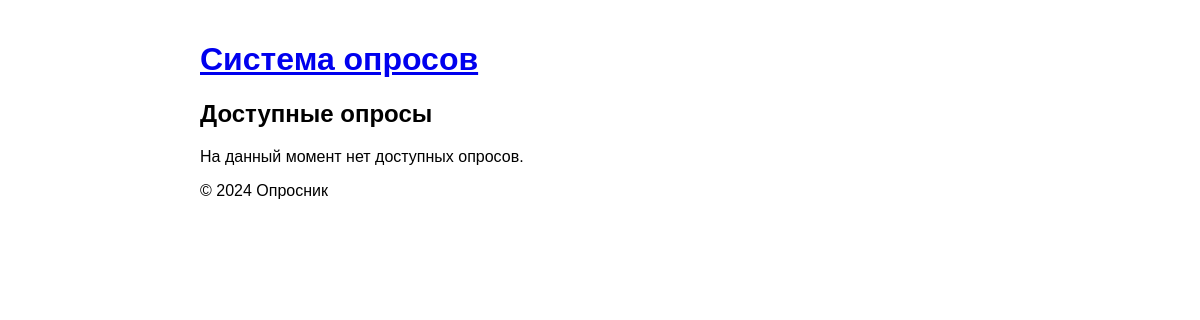
/polls/, run on an earlier commit of the app's database.
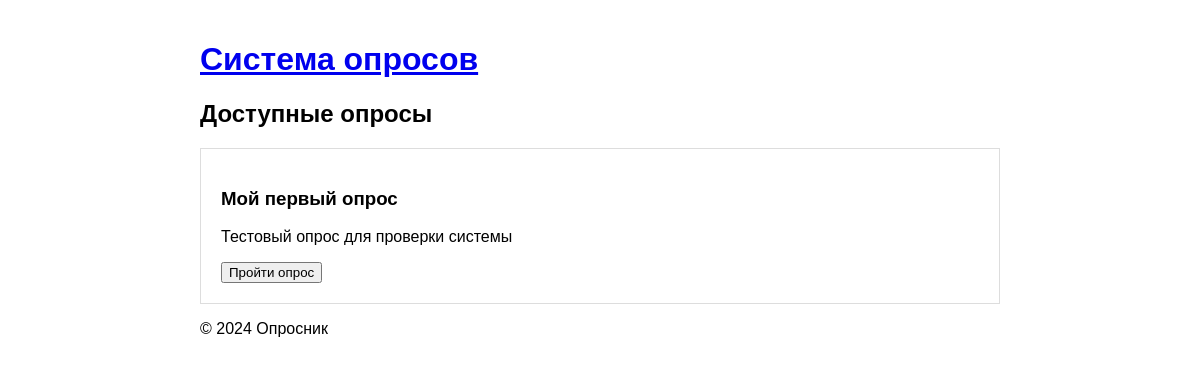
And on a later commit of the database.
### polls/models.py (models this page shows, shortened)
class Survey(models.Model):
    title = models.CharField(max_length=200)
    description = models.TextField(blank=True)
    created_at = models.DateTimeField(auto_now_add=True)
    is_active = models.BooleanField(default=True)

### polls/views.py (the view)
# urls.py: path('', views.SurveyListView.as_view(), name='survey_list'),
class SurveyListView(ListView):
    model = Survey
    template_name = 'polls/survey_list.html'
    context_object_name = 'surveys'
    def get_queryset(self):
        return Survey.objects.filter(is_active=True)

### polls/templates/polls/survey_list.html (shortened to what this page needs)
{% extends 'polls/base.html' %}
{% block content %}
<h2>Доступные опросы</h2>
{% if surveys %}
    {% for survey in surveys %}
    <div class="survey">
        <h3>{{ survey.title }}</h3>
        <p>{{ survey.description }}</p>
        <a href="{% url 'polls:survey_detail' survey.id %}">
            <button>Пройти опрос</button>
        </a>
    </div>
    {% endfor %}
{% else %}
    <p>На данный момент нет доступных опросов.</p>
{% endif %}
{% endblock %}

### polls/templates/polls/base.html (shortened to what this page needs)
<!DOCTYPE html>
<html lang="ru">
<head>
</head>
<body>
    <header>
        <h1><a href="{% url 'polls:survey_list' %}">Система опросов</a></h1>
    </header>
    <main>
        {% block content %}
        {% endblock %}
    </main>
    <footer>
        <p>&copy; 2024 Опросник</p>
    </footer>
</body>
</html>

### polls/templates/polls/base.html (style rules this page uses)
body { font-family: Arial, sans-serif; max-width: 800px; margin: 0 auto; padding: 20px; }
.survey { border: 1px solid #ddd; padding: 20px; margin: 10px 0; }

What changed in the data, as far as the page shows it:
added Survey: title "Мой первый опрос", description "Тестовый опрос для проверки системы"
Also different on the page:
text no longer shown: "На данный момент нет доступных опросов."
